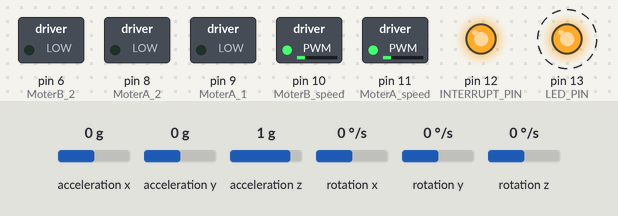
A sketch run on a simulated Arduino Uno, built with avr-gcc and run on an emulated ATmega328P. Shown: switched loads named in the sketch (green lamp = pin HIGH), output pins drawn as LEDs (lit = HIGH). Dashed ring = blinking. The inputs (shaded band) are chosen by the test bench; at power-on: acceleration x 0 g, acceleration z 1 g, acceleration y 0 g, rotation x 0 °/s, rotation y 0 °/s, rotation z 0 °/s. The sensor or clock chip raises its interrupt line as the real part does; what the sketch prints to the serial monitor is not drawn.

Above: at 1.27 s.
1.8 s: acceleration x set to 0.8 g
At 3.1 s:
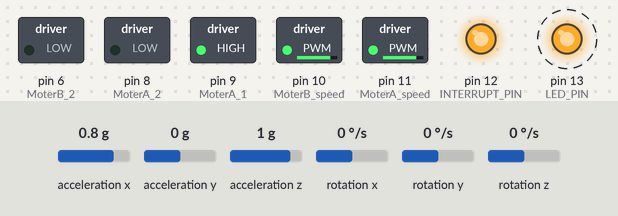
At 4.63 s:
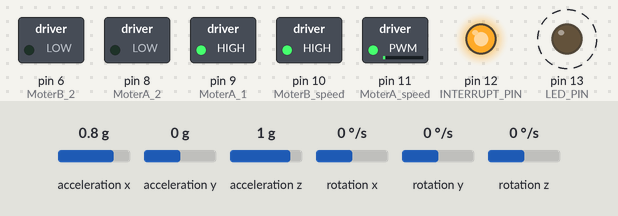
4.8 s: acceleration z set to -1.4 g
7.8 s: acceleration x set to -1.4 g
At 9.23 s:
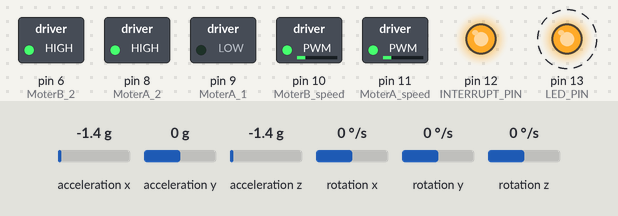
10.8 s: acceleration z set to -0.8 g
16.8 s: acceleration x set to 1.4 g
At 19.04 s:
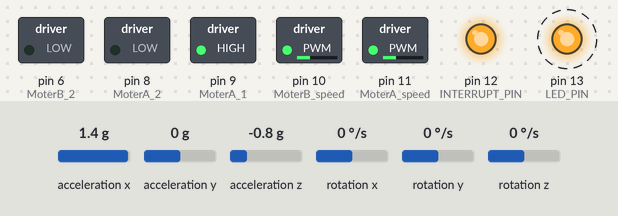
19.8 s: acceleration z set to 0 g
Timing chart, 0 to 30.8 s (numbered marks = the images above; inputs shaded):
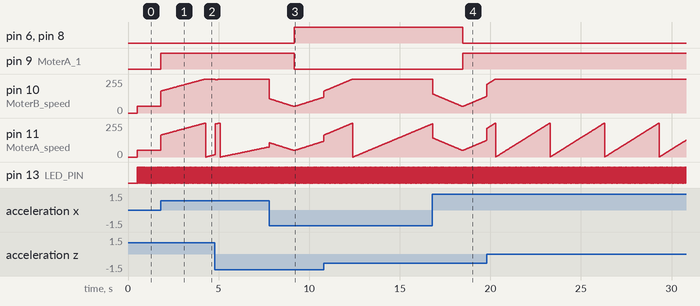

Measured:
- after the input at 1.8 s, pin 9 (MoterA_1): LOW → HIGH at once; pin 10 (MoterB_speed): moves from 49/255 to 255/255 over 2.5 s, starting at once
- after the input at 7.8 s, pin 6 (MoterB_2), pin 8 (MoterA_2): LOW → HIGH after 1.4 s; pin 9 (MoterA_1): HIGH → LOW after 1.4 s
- after the input at 16.8 s, pin 6 (MoterB_2), pin 8 (MoterA_2): HIGH → LOW after 1.7 s; pin 9 (MoterA_1): LOW → HIGH after 1.7 s
- by itself, pin 11 (MoterA_speed): ramps from 0/255 to 255/255 and jumps back, once every 3.0 s
- by itself, pin 13 (LED_PIN): alternates HIGH for 0.01 s and LOW for 0.01 s

The sketch:

main.ino
```cpp
#include "I2Cdev.h"

#include "MPU6050_6Axis_MotionApps20.h"

#if I2CDEV_IMPLEMENTATION == I2CDEV_ARDUINO_WIRE
    #include "Wire.h"
#endif

MPU6050 mpu;

#define OUTPUT_READABLE_YAWPITCHROLL


#define INTERRUPT_PIN 12  // use pin 2 on Arduino Uno & most boards
#define LED_PIN 13 // (Arduino is 13, Teensy is 11, Teensy++ is 6)
#define MoterA_speed 11
#define MoterB_speed 10
#define MoterA_1 9
#define MoterA_2 8
#define MoterB_1 7
#define MoterB_2 6

bool blinkState = false;

// MPU control/status vars
bool dmpReady = false;  // set true if DMP init was successful
uint8_t mpuIntStatus;   // holds actual interrupt status byte from MPU
uint8_t devStatus;      // return status after each device operation (0 = success, !0 = error)
uint16_t packetSize;    // expected DMP packet size (default is 42 bytes)
uint16_t fifoCount;     // count of all bytes currently in FIFO
uint8_t fifoBuffer[64]; // FIFO storage buffer

Quaternion q;           // [w, x, y, z]         quaternion container
VectorInt16 aa;         // [x, y, z]            accel sensor measurements
VectorInt16 aaReal;     // [x, y, z]            gravity-free accel sensor measurements
VectorInt16 aaWorld;    // [x, y, z]            world-frame accel sensor measurements
VectorFloat gravity;    // [x, y, z]            gravity vector
float euler[3];         // [psi, theta, phi]    Euler angle container
float ypr[3];           // [yaw, pitch, roll]   yaw/pitch/roll container and gravity vector
float pitch_180;

unsigned long Time_prev, Time_now, dt;
unsigned long ratio=0;

char mode = 5;
int motor_speed = 120;

float Error;
float Error_prev = 0;
float Error_sum = 0;
float target = 0;
float Output;
float Kp, Kd, Ki;


uint8_t teapotPacket[14] = { '$', 0x02, 0,0, 0,0, 0,0, 0,0, 0x00, 0x00, '\r', '\n' };


// ================================================================
// ===               INTERRUPT DETECTION ROUTINE                ===
// ================================================================

volatile bool mpuInterrupt = false;     // indicates whether MPU interrupt pin has gone high
void dmpDataReady() {
    mpuInterrupt = true;
}

void forward()
{
      digitalWrite(MoterA_1, HIGH);
      digitalWrite(MoterA_2, LOW);
      digitalWrite(MoterB_1, HIGH);
      digitalWrite(MoterB_2, LOW);
}

void back()
{
      digitalWrite(MoterA_2, HIGH);
      digitalWrite(MoterA_1, LOW);
      digitalWrite(MoterB_2, HIGH);
      digitalWrite(MoterB_1, LOW);
}

void left()
{
      digitalWrite(MoterA_2, LOW);
      digitalWrite(MoterA_1, HIGH);
      digitalWrite(MoterB_2, HIGH);
      digitalWrite(MoterB_1, LOW);
}

void right()
{
      digitalWrite(MoterA_2, HIGH);
      digitalWrite(MoterA_1, LOW);
      digitalWrite(MoterB_2, LOW);
      digitalWrite(MoterB_1, HIGH);
}

void speed_motor(float data)
{
    if(data < 0 )
    {
       data = -data;
    }

    data = data + 49;

    analogWrite(MoterA_speed, data);
    analogWrite(MoterB_speed, data);
}


// ================================================================
// ===                      INITIAL SETUP                       ===
// ================================================================

void setup() {
    // join I2C bus (I2Cdev library doesn't do this automatically)
    #if I2CDEV_IMPLEMENTATION == I2CDEV_ARDUINO_WIRE
        Wire.begin();
        Wire.setClock(400000); // 400kHz I2C clock. Comment this line if having compilation difficulties
    #elif I2CDEV_IMPLEMENTATION == I2CDEV_BUILTIN_FASTWIRE
        Fastwire::setup(400, true);
    #endif


    Serial.begin(115200);

    mpu.initialize();
    pinMode(INTERRUPT_PIN, INPUT);

    devStatus = mpu.dmpInitialize();

    // supply your own gyro offsets here, scaled for min sensitivity
    mpu.setXGyroOffset(220);
    mpu.setYGyroOffset(76);
    mpu.setZGyroOffset(-85);
    mpu.setZAccelOffset(1788); // 1688 factory default for my test chip

    // make sure it worked (returns 0 if so)
    if (devStatus == 0) {
        // turn on the DMP, now that it's ready
        Serial.println(F("Enabling DMP..."));
        mpu.setDMPEnabled(true);

        // enable Arduino interrupt detection
        Serial.println(F("Enabling interrupt detection (Arduino external interrupt 0)..."));
        attachInterrupt(digitalPinToInterrupt(INTERRUPT_PIN), dmpDataReady, RISING);
        mpuIntStatus = mpu.getIntStatus();

        // set our DMP Ready flag so the main loop() function knows it's okay to use it
        Serial.println(F("DMP ready! Waiting for first interrupt..."));
        dmpReady = true;

        // get expected DMP packet size for later comparison
        packetSize = mpu.dmpGetFIFOPacketSize();
    }

    // configure LED for output
    pinMode(LED_PIN, OUTPUT);
    pinMode(MoterA_speed, OUTPUT);
    pinMode(MoterA_1, OUTPUT);
    pinMode(MoterA_2, OUTPUT);
    pinMode(MoterB_speed, OUTPUT);
    pinMode(MoterB_2, OUTPUT);
    pinMode(MoterB_2, OUTPUT);
    pinMode(12, OUTPUT);
    digitalWrite(12, HIGH);


    Time_prev = micros();
}


// ================================================================
// ===                    MAIN PROGRAM LOOP                     ===
// ================================================================

void loop() {
    // if programming failed, don't try to do anything
    if (!dmpReady) return;

    // wait for MPU interrupt or extra packet(s) available
    /*
    while (!mpuInterrupt && fifoCount < packetSize) {
        // other program behavior stuff here
        // .
        // .
        // .
        // if you are really paranoid you can frequently test in between other
        // stuff to see if mpuInterrupt is true, and if so, "break;" from the
        // while() loop to immediately process the MPU data
        // .
        // .
        // .
    }
    */
    // reset interrupt flag and get INT_STATUS byte
    mpuInterrupt = false;
    mpuIntStatus = mpu.getIntStatus();

    // get current FIFO count
    fifoCount = mpu.getFIFOCount();

    // check for overflow (this should never happen unless our code is too inefficient)
    if ((mpuIntStatus & 0x10) || fifoCount == 1024) {
        // reset so we can continue cleanly
        mpu.resetFIFO();
        Serial.println(F("FIFO overflow!"));

    // otherwise, check for DMP data ready interrupt (this should happen frequently)
    }
    else if (mpuIntStatus & 0x02)
    {
        // wait for correct available data length, should be a VERY short wait
        while (fifoCount < packetSize)
          fifoCount = mpu.getFIFOCount();

        // read a packet from FIFO
        mpu.getFIFOBytes(fifoBuffer, packetSize);

        // track FIFO count here in case there is > 1 packet available
        // (this lets us immediately read more without waiting for an interrupt)
        fifoCount -= packetSize;


        #ifdef OUTPUT_READABLE_YAWPITCHROLL
            // display Euler angles in degrees
            mpu.dmpGetQuaternion(&q, fifoBuffer);
            mpu.dmpGetGravity(&gravity, &q);
            mpu.dmpGetYawPitchRoll(ypr, &q, &gravity);
        #endif


        #ifdef OUTPUT_TEAPOT
            // display quaternion values in InvenSense Teapot demo format:
            teapotPacket[2] = fifoBuffer[0];
            teapotPacket[3] = fifoBuffer[1];
            teapotPacket[4] = fifoBuffer[4];
            teapotPacket[5] = fifoBuffer[5];
            teapotPacket[6] = fifoBuffer[8];
            teapotPacket[7] = fifoBuffer[9];
            teapotPacket[8] = fifoBuffer[12];
            teapotPacket[9] = fifoBuffer[13];
            Serial.write(teapotPacket, 14);
            teapotPacket[11]++; // packetCount, loops at 0xFF on purpose
        #endif

        // blink LED to indicate activity
        blinkState = !blinkState;
        digitalWrite(LED_PIN, blinkState);
    }
    pitch_180 = ypr[1] * 180 / M_PI;


//-------------------PID-----------------------------------------------
/*
    if(pitch_180 > 0)
    {
      digitalWrite(MoterA_1, HIGH);
      digitalWrite(MoterA_2, LOW);
      digitalWrite(MoterB_1, HIGH);
      digitalWrite(MoterB_2, LOW);

    }

    else if(pitch_180 < 0)
    {
      digitalWrite(MoterA_2, HIGH);
      digitalWrite(MoterA_1, LOW);
      digitalWrite(MoterB_2, HIGH);
      digitalWrite(MoterB_1, LOW);
      pitch_180 = pitch_180 * -1;
    }
    */
    Kp = 3;
    Ki = 0.001;

     mode = Serial.read();
     Time_now = micros();
     dt = ( Time_now - Time_prev ) / 1000;
     Time_prev = Time_now;

     Error = pitch_180 - target;
     Error_sum = Error_sum + Error * dt;
     Output = Kp * Error + Ki * Error_sum;

     ratio = Time_now % 10000;

     //if(ratio < 2)
      //{
        if(Output > 0)
        {
          forward();
        }

        else if (Output < 0)
        {
          back();
        }

        speed_motor(Output);
    /* }

     else
     {

        if(mode == '0')
        {
          forward();
          speed_motor(motor_speed);
        }

       if(mode == '1')
        {
          back();
          speed_motor(motor_speed);
        }

       if(mode == '2')
        {
          //left();
          //speed_motor(motor_speed);
        }

        if(mode == '3')
        {
          right();
          speed_motor(motor_speed);
        }

        if(mode == '4');

        if(mode == '5')
        {
          if((Time_now % 10000) == 0)
            motor_speed++;
        }

        if(mode == '6')
        {
          if((Time_now % 10000) == 0)
            motor_speed--;
        }
      }


/*
    if( digitalRead(2) == HIGH)
    {
      forward();
      speed_motor(100);
    }

    else if( digitalRead(13) == HIGH)
    {
      back();
      speed_motor(100);
    }
 */

     Serial.print("pitch : ");
     Serial.print(pitch_180);
     Serial.print("\t Output : ");
     Serial.println(Output);

}
```
